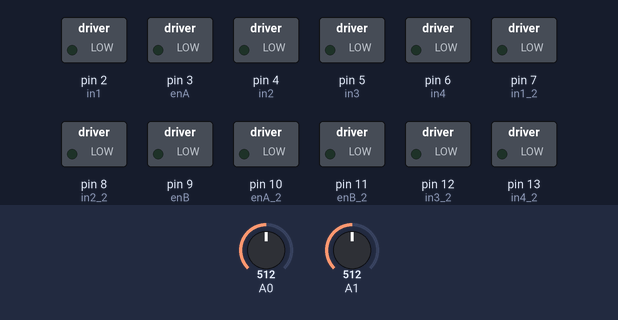
A sketch run on a simulated Arduino Uno, built with avr-gcc and run on an emulated ATmega328P. Parts: switched loads named in the sketch (green lamp = pin HIGH). The inputs (shaded band) are chosen by the test bench; at power-on: A0 = 512, A1 = 512. What the sketch prints to the serial monitor is not drawn.

Above: at 1.2 s.
1.3 s: A0 set to 716
At 2.0 s:
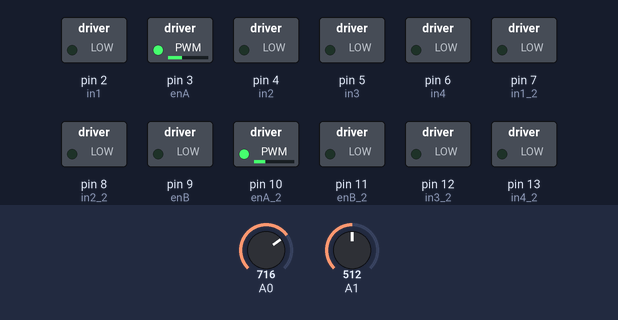
2.8 s: A1 set to 560
At 3.1 s:
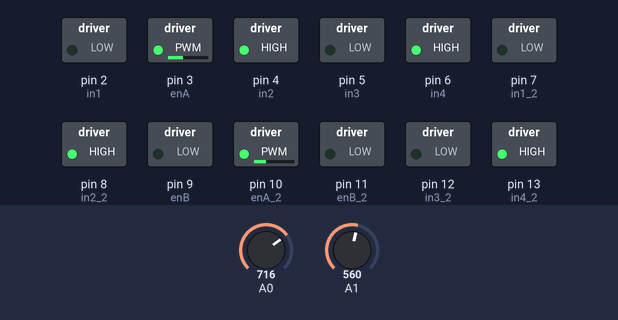
4.3 s: A1 set to 716
At 5.5 s:
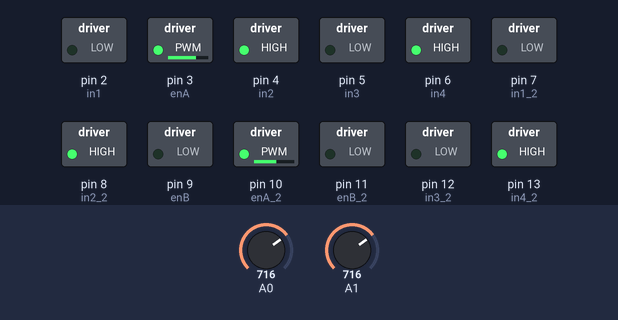
5.8 s: A0 set to 540
At 6.6 s:
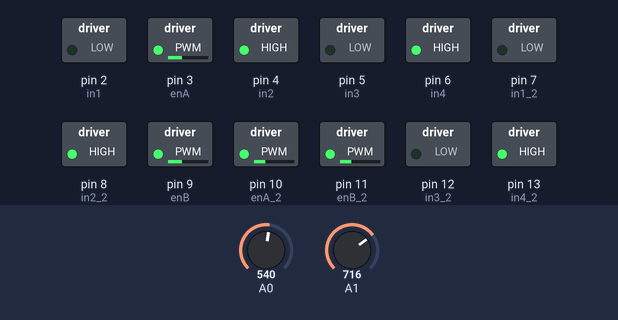
7.3 s: A1 set to 900
At 7.7 s:
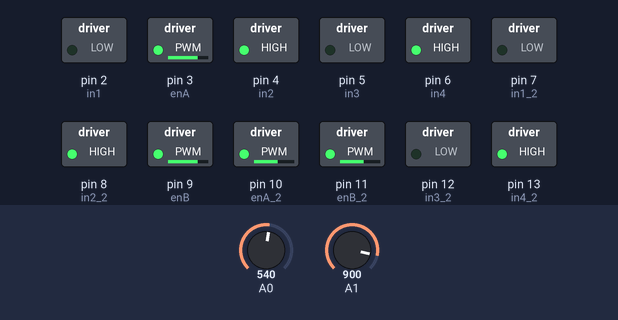
8.8 s: A0 set to 560
At 9.1 s:
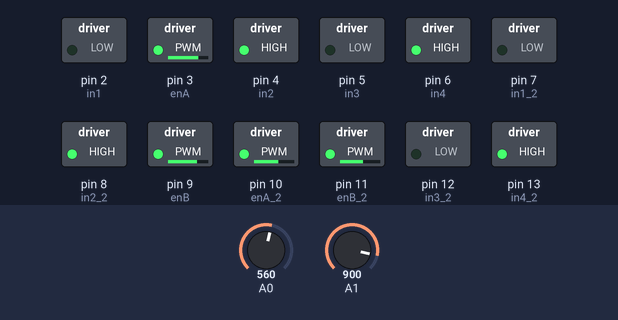
Timing chart, 0 to 11.3 s (numbered marks = the images above; inputs shaded):
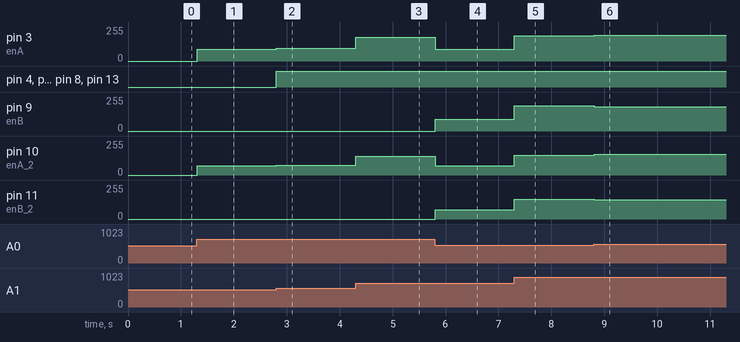

Measured:
- after the input at 1.3 s, pin 3 (enA): 0/255 → 89/255 at once; pin 10 (enA_2): 0/255 → 71/255 at once
- after the input at 2.8 s, pin 3 (enA): 89/255 → 94/255 at once; pin 4 (in2), pin 6 (in4), pin 8 (in2_2), pin 13 (in4_2): LOW → HIGH at once; pin 10 (enA_2): 71/255 → 75/255 at once
- after the input at 4.3 s, pin 3 (enA): 94/255 → 178/255 at once; pin 10 (enA_2): 75/255 → 142/255 at once
- after the input at 5.8 s, pin 3 (enA): 178/255 → 89/255 at once; pin 9 (enB): 0/255 → 89/255 at once; pin 10 (enA_2): 142/255 → 71/255 at once; pin 11 (enB_2): 0/255 → 71/255 at once
- after the input at 7.3 s, pin 3 (enA), pin 9 (enB): 89/255 → 188/255 at once; pin 10 (enA_2), pin 11 (enB_2): 71/255 → 150/255 at once
- after the input at 8.8 s, pin 3 (enA): 188/255 → 193/255 at once; pin 9 (enB): 188/255 → 183/255 at once; pin 10 (enA_2): 150/255 → 154/255 at once; pin 11 (enB_2): 150/255 → 146/255 at once

The sketch:

joystick_filaire.ino
```cpp
    /*  Arduino DC Motor Control - PWM | H-Bridge | L298N
             Example 02 - Arduino Robot Car Control
        by Dejan Nedelkovski, www.HowToMechatronics.com
    */
    #define enA 3 //PWM
    #define in1 2
    #define in2 4
    #define enB 9 //PWM
    #define in3 5
    #define in4 6

    #define enA_2 10 //PWM
    #define enB_2 11 //PWM
    #define in1_2 7
    #define in2_2 8
    #define in3_2 12
    #define in4_2 13


    float coeff = 0.8;
    int motorSpeedA = 0;
    int motorSpeedB = 0;
    int motorSpeedA_2 = 0;
    int motorSpeedB_2 = 0;

    void setup() {
      pinMode(enA, OUTPUT);
      pinMode(enB, OUTPUT);
      pinMode(in1, OUTPUT);
      pinMode(in2, OUTPUT);
      pinMode(in3, OUTPUT);
      pinMode(in4, OUTPUT);
      pinMode(enA_2, OUTPUT);
      pinMode(enB_2, OUTPUT);
      pinMode(in1_2, OUTPUT);
      pinMode(in2_2, OUTPUT);
      pinMode(in3_2, OUTPUT);
      pinMode(in4_2, OUTPUT);
      Serial.begin(9600);
    }
    void loop() {
      int xAxis = analogRead(A0); // Read Joysticks X-axis
      int yAxis = analogRead(A1); // Read Joysticks Y-axis
      // Y-axis used for forward and backward control
      if (yAxis < 470) {
        // Set Motor A backward
        digitalWrite(in1, HIGH);
        digitalWrite(in2, LOW);
        digitalWrite(in1_2, HIGH);
        digitalWrite(in2_2, LOW);
        // Set Motor B backward
        digitalWrite(in3, HIGH);
        digitalWrite(in4, LOW);
        digitalWrite(in3_2, HIGH);
        digitalWrite(in4_2, LOW);
        // Convert the declining Y-axis readings for going backward from 470 to 0 into 0 to 255 value for the PWM signal for increasing the motor speed
        motorSpeedA = map(yAxis, 470, 0, 0, 255);
        motorSpeedB = map(yAxis, 470, 0, 0, 255);
        motorSpeedA_2 = (int)((float)motorSpeedA*coeff);
        motorSpeedB_2 = (int)((float)motorSpeedB*coeff);
      }
      else if (yAxis > 550) {
        // Set Motor A forward
        digitalWrite(in1, LOW);
        digitalWrite(in2, HIGH);
        digitalWrite(in1_2, LOW);
        digitalWrite(in2_2, HIGH);
        // Set Motor B forward
        digitalWrite(in3, LOW);
        digitalWrite(in4, HIGH);
        digitalWrite(in3_2, LOW);
        digitalWrite(in4_2, HIGH);
        // Convert the increasing Y-axis readings for going forward from 550 to 1023 into 0 to 255 value for the PWM signal for increasing the motor speed
        motorSpeedA = map(yAxis, 550, 1023, 0, 255);
        motorSpeedB = map(yAxis, 550, 1023, 0, 255);
        motorSpeedA_2 = (int)((float)motorSpeedA*coeff);
        motorSpeedB_2 = (int)((float)motorSpeedB*coeff);
      }
      // If joystick stays in middle the motors are not moving
      else {
        motorSpeedA = 0;
        motorSpeedB = 0;
        motorSpeedA_2 = 0;
        motorSpeedB_2 = 0;
      }
      // X-axis used for left and right control
      if (xAxis < 470) {
        // Convert the declining X-axis readings from 470 to 0 into increasing 0 to 255 value
        int xMapped = map(xAxis, 470, 0, 0, 255);
        // Move to left - decrease left motor speed, increase right motor speed
        motorSpeedA = motorSpeedA - xMapped;
        motorSpeedB = motorSpeedB + xMapped;
        motorSpeedA_2 = (int)((float)motorSpeedA*coeff);
        motorSpeedB_2 = (int)((float)motorSpeedB*coeff);
        // Confine the range from 0 to 255
        if (motorSpeedA < 0) {
          motorSpeedA = 0;
          motorSpeedA_2 = 0;
        }
        if (motorSpeedB > 255) {
          motorSpeedB = 255;
          motorSpeedB_2 = (int)((float)255*coeff);
        }
      }
      if (xAxis > 550) {
        // Convert the increasing X-axis readings from 550 to 1023 into 0 to 255 value
        int xMapped = map(xAxis, 550, 1023, 0, 255);
        // Move right - decrease right motor speed, increase left motor speed
        motorSpeedA = motorSpeedA + xMapped;
        motorSpeedB = motorSpeedB - xMapped;
        motorSpeedA_2 = (int)((float)motorSpeedA*coeff);
        motorSpeedB_2 = (int)((float)motorSpeedB*coeff);
        // Confine the range from 0 to 255
        if (motorSpeedA > 255) {
          motorSpeedA = 255;
          motorSpeedA_2 = (int)((float)255*coeff);
        }
        if (motorSpeedB < 0) {
          motorSpeedB = 0;
          motorSpeedB_2 = 0;
        }
      }
      // Prevent buzzing at low speeds (Adjust according to your motors. My motors couldn't start moving if PWM value was below value of 70)
      if (motorSpeedA < 70) {
        motorSpeedA = 0;
        motorSpeedA_2 = 0;
      }
      if (motorSpeedB < 70) {
        motorSpeedB = 0;
        motorSpeedB_2 = 0;
      }
      analogWrite(enA, motorSpeedA); // Send PWM signal to motor A
      analogWrite(enB, motorSpeedB); // Send PWM signal to motor B
      analogWrite(enA_2, motorSpeedA_2); // Send PWM signal to motor A
      analogWrite(enB_2, motorSpeedB_2); // Send PWM signal to motor B
      Serial.println(motorSpeedA_2);
      Serial.println(motorSpeedB_2);
      //delay(250);
    }
```
